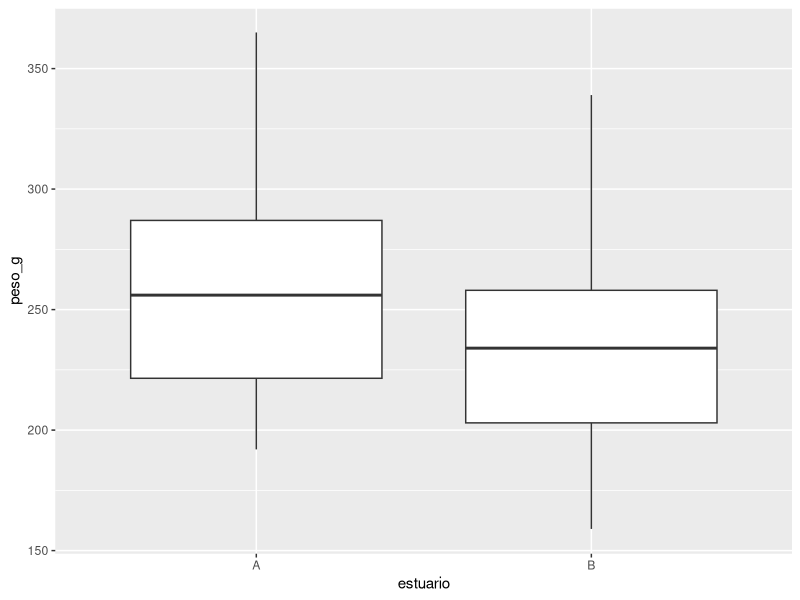

Recreate this plot in R.
## ---- chunk 1
#| label: setup
#| include: false
library(tidyverse)
peixes <- read_csv("dados/desafio01_estuarios.csv")
peixes$estuario <- factor(peixes$estuario)
## ---- chunk 2
#| label: tbl-descritiva
#| tbl-cap: "Peso médio por estuário."
peixes |>
  group_by(estuario) |>
  summarise(n = n(), media = mean(peso_g), dp = sd(peso_g))
## ---- chunk 3
#| label: fig-boxplot
#| fig-cap: "Distribuição do peso por estuário."
#| echo: false
ggplot(peixes, aes(estuario, peso_g)) + geom_boxplot()
## ---- chunk 4
#| label: teste
teste <- t.test(peso_g ~ estuario, data = peixes)
teste
